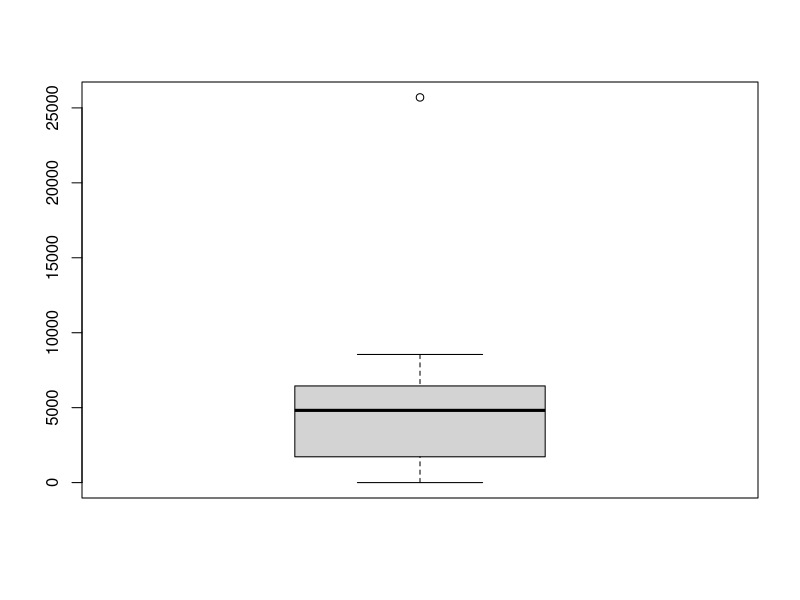
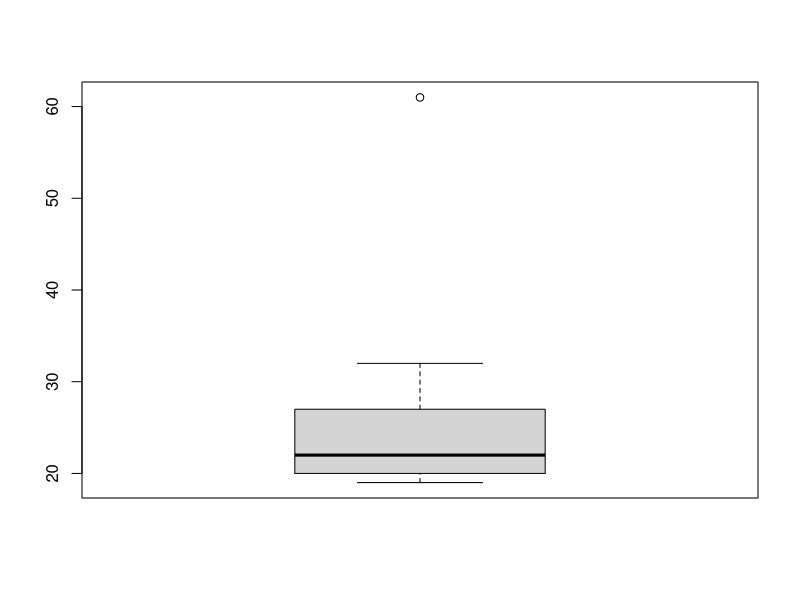
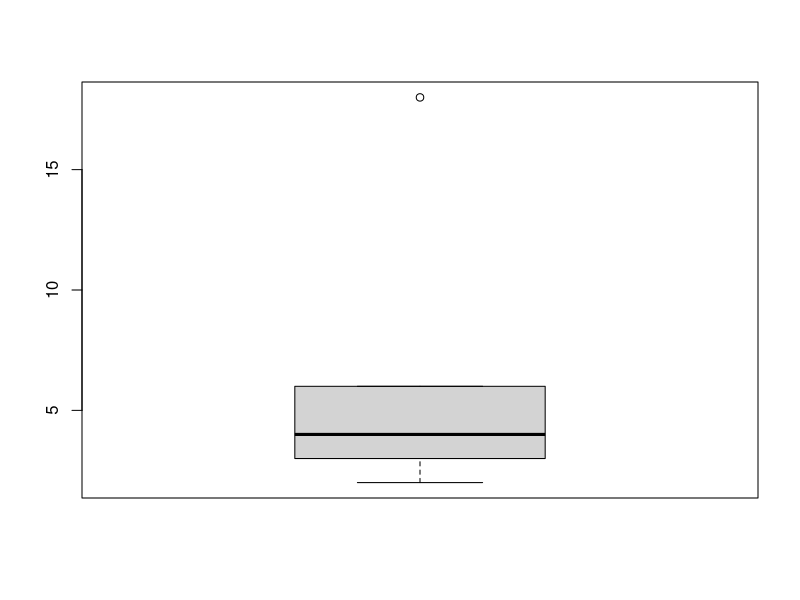
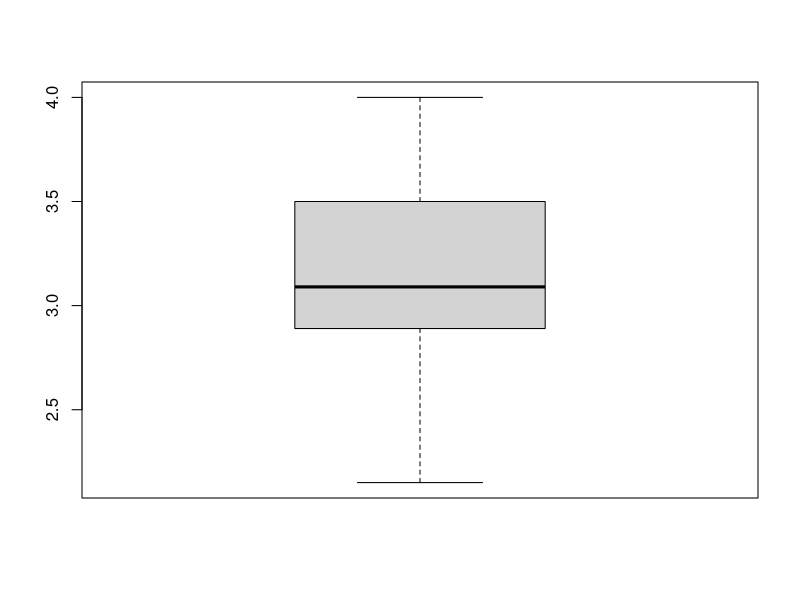

Here is the R script that generated these plots, in order:
# STATISTICS
# WITTE
# 2024-05-22

# PACKAGES ----------------------------------------------------------------

library(tidyverse)

# DESCRIBING DATA WITH TABLES AND GRAPHS ----------------------------------

# PROGRESS CHECK 2.2

scores <- c(91, 87, 95, 123, 98, 110, 112, 85, 96, 71, 80, 69, 109, 90,
            84, 75, 105, 100, 99, 94, 90, 79, 86, 90, 93, 95, 100, 98,
            80, 104, 77, 108, 90, 103, 89)

boundaries_low <- seq(65, 120, 5)
boundaries_high <- seq(69, 124, 5)

paste(boundaries_low, boundaries_high, sep = "-")

data.frame(
  table(
    cut(x = scores,
    breaks = seq(65, 125, 5),
    labels = paste(boundaries_low, boundaries_high, sep = "-"),
    right = FALSE)))

# PROGRESS CHECK 2.4

summer_income <- c(6450, 4820, 5650, 1720, 600, 0, 3482, 25700, 8548)
age <- c(20, 19, 61, 32, 19, 22, 23, 27, 21)
family_size <- c(2, 4, 3, 6, 18, 2, 6, 3, 4)
gpa <- c(2.3, 4, 3.56, 2.89, 2.15, 3.01, 3.09, 3.5, 3.2)

boxplot(summer_income)
boxplot(age)
boxplot(family_size)
boxplot(gpa)

boxplot.stats(summer_income)$out
boxplot.stats(age)$out
boxplot.stats(family_size)$out
boxplot.stats(gpa)$out

# PROGRESS CHECK 2.5

df <- tibble(
  GRE = paste(seq(725, 475, -25), seq(749, 499, -25), sep = "-"),
  f = c(1, 3, 14, 30, 34, 42, 30, 27, 13, 4, 2))

df |> 
  mutate(f_rel = f / sum(f))

# PROGRESS CHECK 2.6

df |> 
  arrange(GRE) |> 
  mutate(f_cumul = cumsum(f),
         f_cumul_pct = round(100 * f_cumul / max(f_cumul)))

# PROGRESS CHECK 2.8

ratings <- tibble(rating = c("PG", "G", "R", "NC-17", "PG", "PG-13", "PG", "NC-17",
                             "PG", "R", "R", "PG", "PG-13", "PG", "PG","G",
                             "G", "PG", "R", "PG-13"))

ratings |> 
  summarise(n = n(), .by = rating) |> 
  mutate(rating = fct(rating, levels = c("NC-17", "R", "PG-13", "PG", "G"))) |> 
  arrange(rating) |> 
  mutate(rel_freq_pct = 100 * n / sum(n)) |> 
  arrange(rev(rating)) |> 
  mutate(cumul_f = cumsum(rel_freq_pct))
